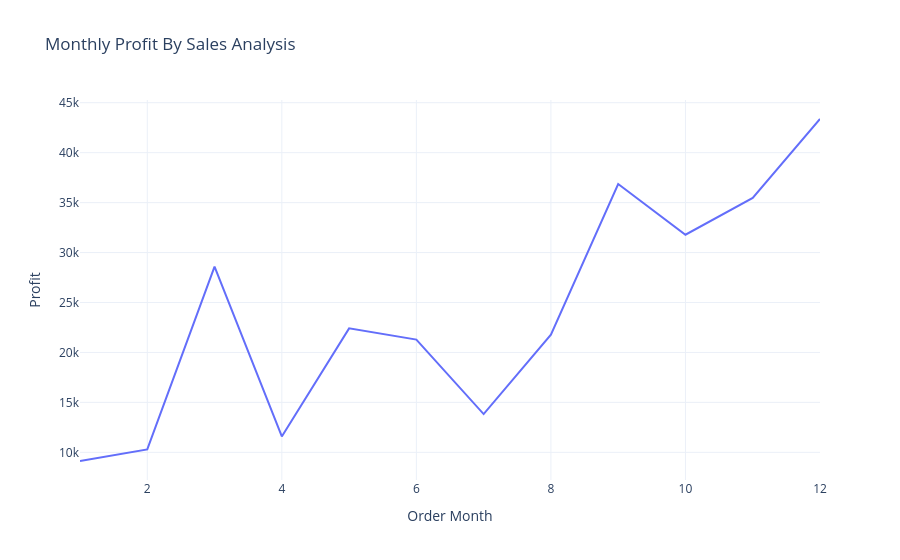

Notebook cell for this chart:
### Code cell
monthly_profit_0f_sales= data.groupby('Order Month')['Profit'].sum().reset_index()
fig=px.line(monthly_profit_0f_sales,
           x= 'Order Month',
           y= 'Profit',
           title= 'Monthly Profit By Sales Analysis')
fig.show()

### Figure 1 — Plotly figure (JSON) as saved in the notebook; plotly's stock layout.template omitted (floating-point values rounded to 4 significant figures)
{"data": [{"hovertemplate": "Order Month=%{x}<br>Profit=%{y}<extra></extra>", "legendgroup": "", "line": {"color": "#636efa", "dash": "solid"}, "marker": {"symbol": "circle"}, "mode": "lines", "name": "", "orientation": "v", "showlegend": false, "type": "scatter", "x": [1, 2, 3, 4, 5, 6, 7, 8, 9, 10, 11, 12], "xaxis": "x", "y": [9134.0, 10290.0, 28590.0, 11590.0, 22410.0, 21290.0, 13830.0, 21780.0, 36860.0, 31780.0, 35470.0, 43370.0], "yaxis": "y"}], "layout": {"legend": {"tracegroupgap": 0}, "title": {"text": "Monthly Profit By Sales Analysis"}, "xaxis": {"anchor": "y", "domain": [0, 1], "title": {"text": "Order Month"}}, "yaxis": {"anchor": "x", "domain": [0, 1], "title": {"text": "Profit"}}}}
